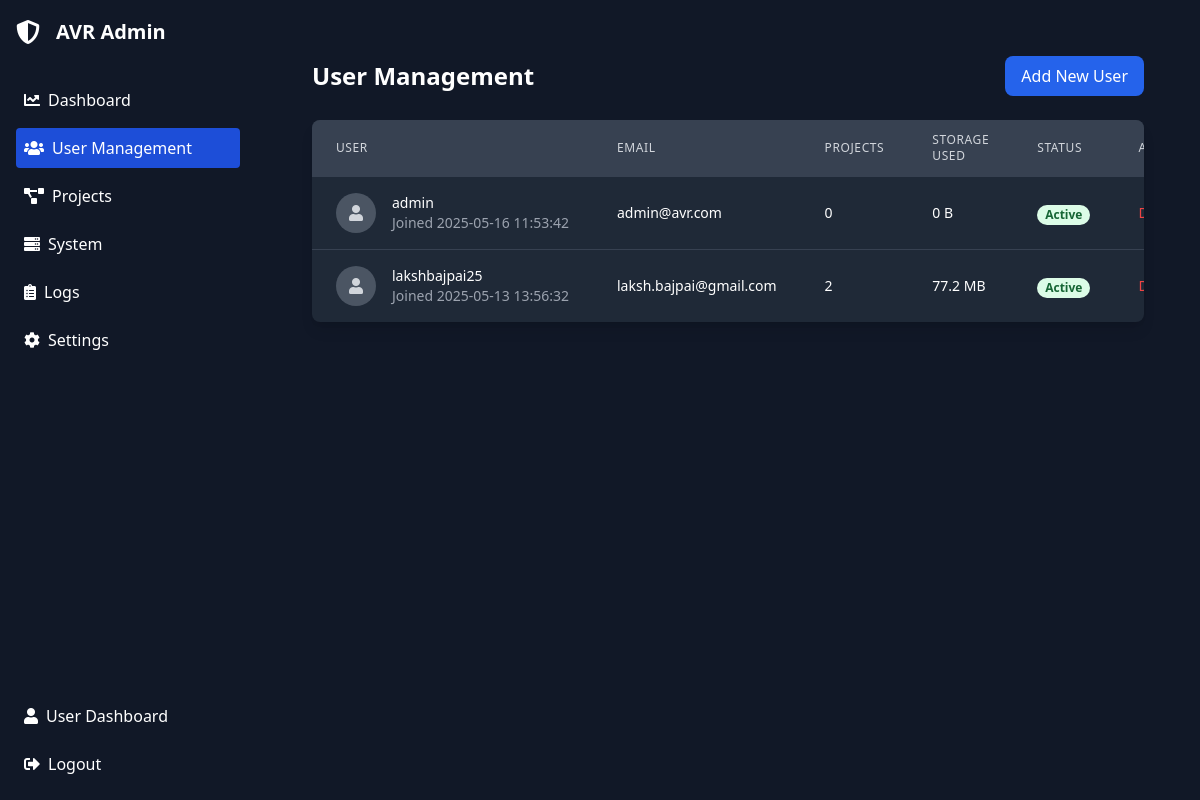
The app's page /admin/users (signed in) with its own data.
### tables this page shows
CREATE TABLE users (
    id INTEGER PRIMARY KEY AUTOINCREMENT,
    username TEXT UNIQUE NOT NULL,
    email TEXT UNIQUE NOT NULL,
    password_hash TEXT NOT NULL,
    first_name TEXT NOT NULL,
    last_name TEXT NOT NULL,
    created_at TIMESTAMP DEFAULT CURRENT_TIMESTAMP
, is_admin BOOLEAN DEFAULT 0, last_login TIMESTAMP, is_active BOOLEAN DEFAULT 1);

### app.py (the view)
@app.route('/admin/users')
@admin_required
def admin_users():
    db = get_db()
    users = db.execute('''
        SELECT u.*,
               COUNT(p.id) as project_count,
               SUM(p.original_size) + SUM(p.processed_size) as total_storage
        FROM users u
        LEFT JOIN projects p ON u.id = p.user_id
        GROUP BY u.id
        ORDER BY u.created_at DESC
    ''').fetchall()
    return render_template('admin_users.html', users=users)

### app.py (called while the page is built)
def get_db():
    db = sqlite3.connect('instance/avr.db')
    db.row_factory = sqlite3.Row
    return db

@login_manager.user_loader
def load_user(user_id):
    db = get_db()
    user = db.execute('SELECT * FROM users WHERE id = ?', (user_id,)).fetchone()
    db.close()
    if user:
        return User(user['id'], user['username'], user['email'], user['first_name'], user['last_name'])
    return None

def admin_required(f):
    @wraps(f)
    def decorated_function(*args, **kwargs):
        if not current_user.is_authenticated:
            flash('Please log in as admin to access this page.', 'error')
            return redirect(url_for('admin_login'))
        db = get_db()
        user = db.execute('SELECT is_admin FROM users WHERE id = ?', (current_user.id,)).fetchone()
        db.close()
        if not user or not user['is_admin']:
            flash('You need admin privileges to access this page.', 'error')
            return redirect(url_for('admin_login'))
        return f(*args, **kwargs)
    return decorated_function

### Templates/admin_users.html (shortened to what this page needs)
{% extends "admin_base.html" %}
{% block admin_content %}
<div class="main-content rounded-lg p-6">
    <div class="flex justify-between items-center mb-6">
        <h2 class="text-2xl font-semibold">User Management</h2>
        <button class="bg-blue-600 text-white px-4 py-2 rounded-lg hover:bg-blue-700 transition duration-300">
            Add New User
        </button>
    </div>
    <div class="bg-gray-800 rounded-lg shadow-lg overflow-hidden">
        <div class="overflow-x-auto">
            <table class="min-w-full divide-y divide-gray-700">
                <thead class="bg-gray-700">
                    <tr>
                        <th class="px-6 py-3 text-left text-xs font-medium text-gray-300 uppercase tracking-wider">User</th>
                        <th class="px-6 py-3 text-left text-xs font-medium text-gray-300 uppercase tracking-wider">Email</th>
                        <th class="px-6 py-3 text-left text-xs font-medium text-gray-300 uppercase tracking-wider">Projects</th>
                        <th class="px-6 py-3 text-left text-xs font-medium text-gray-300 uppercase tracking-wider">Storage Used</th>
                        <th class="px-6 py-3 text-left text-xs font-medium text-gray-300 uppercase tracking-wider">Status</th>
                        <th class="px-6 py-3 text-left text-xs font-medium text-gray-300 uppercase tracking-wider">Actions</th>
                    </tr>
                </thead>
                <tbody class="divide-y divide-gray-700">
                    {% for user in users %}
                    <tr>
                        <td class="px-6 py-4 whitespace-nowrap">
                            <div class="flex items-center">
                                <div class="flex-shrink-0 h-10 w-10">
                                    <div class="h-10 w-10 rounded-full bg-gray-600 flex items-center justify-center">
                                        <i class="fas fa-user text-gray-300"></i>
                                    </div>
                                </div>
                                <div class="ml-4">
                                    <div class="text-sm font-medium text-white">{{ user.username }}</div>
                                    <div class="text-sm text-gray-400">Joined {{ user.created_at }}</div>
                                </div>
                            </div>
                        </td>
                        <td class="px-6 py-4 whitespace-nowrap">
                            <div class="text-sm text-white">{{ user.email }}</div>
                        </td>
                        <td class="px-6 py-4 whitespace-nowrap">
                            <div class="text-sm text-white">{{ user.project_count }}</div>
                        </td>
                        <td class="px-6 py-4 whitespace-nowrap">
                            <div class="text-sm text-white">{{ user.total_storage|filesizeformat if user.total_storage else '0 B' }}</div>
                        </td>
                        <td class="px-6 py-4 whitespace-nowrap">
                            <span class="px-2 inline-flex text-xs leading-5 font-semibold rounded-full
                                {% if user.is_active %}bg-green-100 text-green-800{% else %}bg-red-100 text-red-800{% endif %}">
                                {{ "Active" if user.is_active else "Inactive" }}
                            </span>
                        </td>
                        <td class="px-6 py-4 whitespace-nowrap text-sm font-medium">
                            <div class="flex space-x-3">
                                <form action="{{ url_for('toggle_user', user_id=user.id) }}" method="POST" class="inline">
                                    <button type="submit" class="text-{% if user.is_active %}red{% else %}green{% endif %}-500 hover:text-{% if user.is_active %}red{% else %}green{% endif %}-400">
                                    </button>
                                </form>
                            </div>
                        </td>
                    </tr>
                    {% endfor %}
                </tbody>
            </table>
        </div>
    </div>
</div>
{% endblock %}

### records on screen
users: username "admin", created_at "2025-05-16 11:53:42", email "admin@avr.com", project_count "0", total_storage|filesizeformat "0 B", is_active "Active"
users: username "lakshbajpai25", created_at "2025-05-13 13:56:32", email "laksh.bajpai@gmail.com", project_count "2", total_storage|filesizeformat "77.2 MB", is_active "Active"
